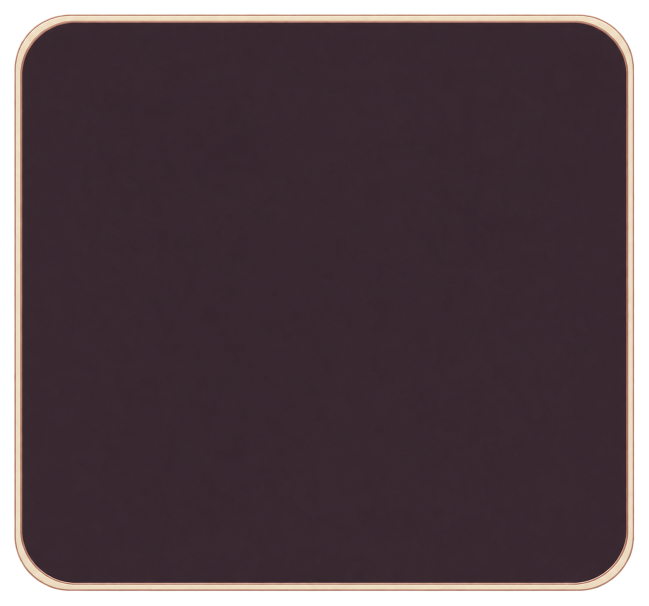
#> input picture experiments/game-105-ai-art/round-04-original-slots/originals/A.png, 1297 x 1212 px (shown at 1/2 size); its folder holds only this picture in this run
$ python analyze.py
#> lines starting #> are read from the running program, lines starting #| are printed output that depends on the picture
from pathlib import Path
from PIL import Image, ImageDraw
import numpy as np, json, hashlib, re
B=Path(__file__).resolve().parents[1]; ROOT=B.parents[2]
def dump(p,v):
 p.parent.mkdir(parents=True,exist_ok=True);p.write_text(json.dumps(v,ensure_ascii=False,indent=2)+'\n',encoding='utf-8')
def sha(p):return hashlib.sha256(p.read_bytes()).hexdigest().upper()
def analyze(p):
 im=Image.open(p); im.load(); a=np.asarray(im.convert('RGBA'));rgb=a[:,:,:3].astype(float);alpha=a[:,:,3];h,w=alpha.shape
#> in analyze, im is the input picture: PIL image 1297x1212 RGBA; mean R, G, B, A 59.3, 43.8, 49.2, 228.6
#> after `rgb = a[:, :, :3].astype(float)`:
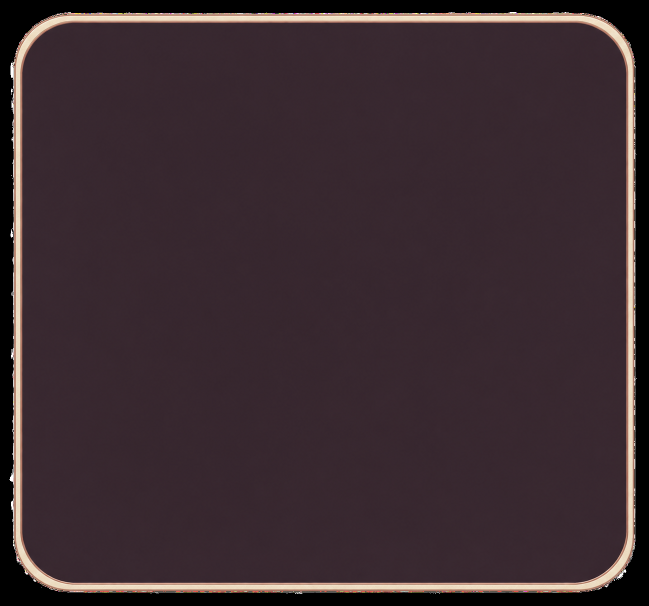
#> rgb: shape (1212, 1297, 3) float64 (shown at 1/2 size); mean R, G, B 59.3, 43.8, 49.2
#> after `h, w = alpha.shape`: h = 1212; w = 1297
 center=rgb[int(h*.25):int(h*.75),int(w*.25):int(w*.75)];lum=center@np.array([.2126,.7152,.0722]); edges=np.concatenate([alpha[0],alpha[-1],alpha[:,0],alpha[:,-1]])
#> after `center = rgb[int(h * 0.25):int(h * 0.75), int(w * 0.25):int(w * 0.75)]`:
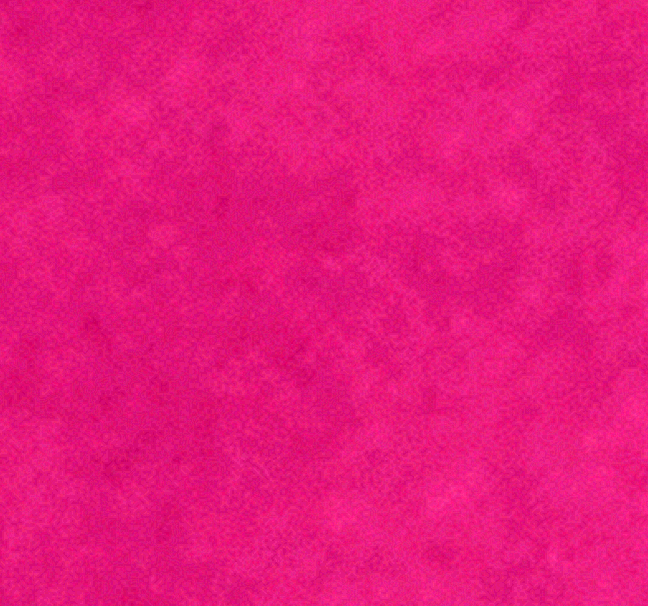
#> center: shape (606, 648, 3) float64; mean R, G, B 55.1, 38.9, 46.6; drawn with min black and max white
#> after `lum = center @ np.array([0.2126, 0.7152, 0.0722])`:
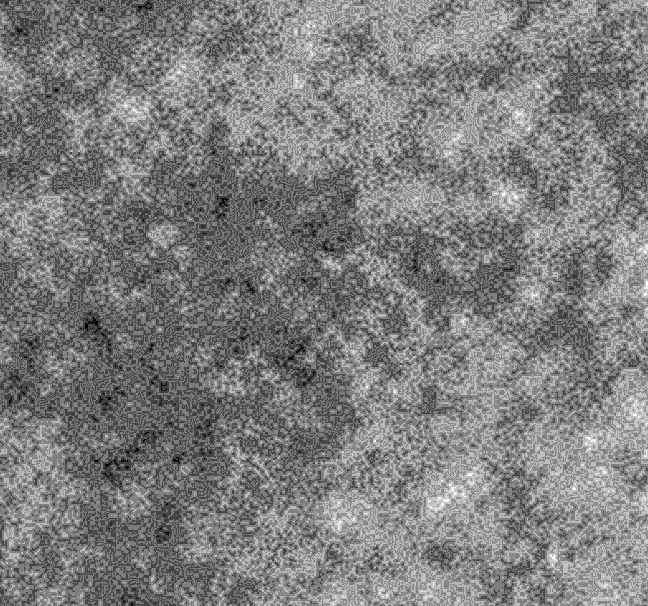
#> lum: shape (606, 648) float64; min 40.91, max 44.98, mean 42.9; drawn with min black and max white
#> after `edges = np.concatenate([alpha[0], alpha[-1], alpha[:, 0], alpha[:, -1]`: edges = 5018 values from 0 to 0
 return dict(path=str(p.relative_to(B)) if B in p.parents else str(p.relative_to(ROOT)),sha256=sha(p),size=[w,h],format=im.format,mode=im.mode,bytes=p.stat().st_size,iccProfile=bool(im.info.get('icc_profile')),trueAlpha=bool(alpha.min()==0 and alpha.max()==255),transparentFraction=float((alpha==0).mean()),perimeterTransparentFraction=float((edges==0).mean()),alphaRange=[int(alpha.min()),int(alpha.max())],centerLumaMean=float(lum.mean()),centerLumaStd=float(lum.std()),centerGradient=float((np.abs(np.diff(lum,axis=0)).mean()+np.abs(np.diff(lum,axis=1)).mean())/2),centralAlphaMin=int(alpha[int(h*.25):int(h*.75),int(w*.25):int(w*.75)].min()),aspectError=abs(w/h/(261/244)-1))
def nine(im,w,h,s=22):
 sw,sh=im.size;out=Image.new('RGBA',(w,h));sx=[0,s,sw-s,sw];sy=[0,s,sh-s,sh];dx=[0,s,w-s,w];dy=[0,s,h-s,h]
 for y in range(3):
  for x in range(3):out.paste(im.crop((sx[x],sy[y],sx[x+1],sy[y+1])).resize((dx[x+1]-dx[x],dy[y+1]-dy[y]),Image.Resampling.BILINEAR),(dx[x],dy[y]))
 return out
def structure(im):
 a=np.asarray(im).astype(float);mask=(a[:,:,3]>128)&(a[:,:,:3].mean(axis=2)>85);h,w=mask.shape
 a[:,:,:3]*=a[:,:,3:4]/255 # Ignore arbitrary RGB hidden behind transparency.
 # Bright rim contour measured along each axis. Straight profile may vary <=1px.
 profiles=[];innerProfiles=[]
 for m in [mask,mask[::-1],mask.T,mask.T[::-1]]:
  depths=np.array([np.where(m[:,x])[0][0] if m[:,x].any() else 999 for x in range(m.shape[1])]);median=float(np.median(depths[30:-30]));
  bad=np.where(np.abs(depths-median)>1)[0];left=[int(x) for x in bad if x<m.shape[1]//2];right=[int(m.shape[1]-1-x) for x in bad if x>=m.shape[1]//2]
  profiles.append(dict(straightDepth=median,curveOrEdgeIrregularityExtentLeft=max(left,default=-1)+1,curveOrEdgeIrregularityExtentRight=max(right,default=-1)+1,stretchBandDepthRange=float(np.ptp(depths[22:-22])),depths=depths.tolist()))
  inner=np.array([np.where(m[:m.shape[0]//2,x])[0][-1] if m[:m.shape[0]//2,x].any() else 999 for x in range(m.shape[1])]);med=float(np.median(inner[30:-30]));bad=np.where(np.abs(inner-med)>1)[0];le=[int(x) for x in bad if x<m.shape[1]//2];ri=[int(m.shape[1]-1-x) for x in bad if x>=m.shape[1]//2];innerProfiles.append(dict(straightDepth=med,extentLeft=max(le,default=-1)+1,extentRight=max(ri,default=-1)+1,depths=inner.tolist()))
 # Compare full edge cross-sections including RGB+alpha; max deviation is diagnostic not a binary aesthetic judgment.
 dev=[]
 for strip in [a[:22,22:-22],a[-22:,22:-22],a[22:-22,:22].transpose(1,0,2),a[22:-22,-22:].transpose(1,0,2)]:dev.append(float(np.max(np.std(strip,axis=1))))
 extent=max(max(p['curveOrEdgeIrregularityExtentLeft'],p['curveOrEdgeIrregularityExtentRight']) for p in profiles);innerExtent=max(max(p['extentLeft'],p['extentRight']) for p in innerProfiles)
 return dict(fixedSlice=22,contourMethod='first and last bright rim pixel in nearest half alpha>128 and meanRGB>85; deviation>1px from central median; detects outer and inner curves plus stray edge variation',crossSectionMethod='premultiplied RGB and alpha, maximum per-channel standard deviation along each stretch band; strict near-constant-section engineering gate, not aesthetic score',profiles=profiles,innerProfiles=innerProfiles,outerExtent=extent,innerExtent=innerExtent,maxCurveOrIrregularityExtent=max(extent,innerExtent),cornerContainmentPass=max(extent,innerExtent)<=22,edgeCrossSectionMaxChannelStd=dev,constantCrossSectionPass=max(dev)<=6,threshold={'cornerExtentMax':22,'edgeCrossSectionStdMax':6})
reports=[]
for k in 'ABCD':
 p=B/'originals'/f'{k}.png';raw=analyze(p);im=Image.open(p).convert('RGBA').resize((261,244),Image.Resampling.LANCZOS);im.save(B/'derived'/f'{k}.png',optimize=False)
#> after `raw = analyze(p)`: raw = 16 items
#> after `im = Image.open(p).convert('RGBA').resize((261, 244), Image.Resampling`:
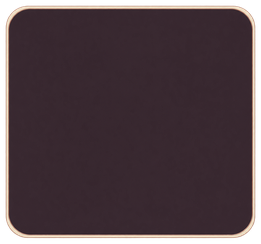
#> im: PIL image 261x244 RGBA; mean R, G, B, A 62.2, 44.8, 50, 228.7; transparent parts drawn white
 d=analyze(B/'derived'/f'{k}.png');s=structure(im)
#> in analyze (call 2), `rgb = a[:, :, :3].astype(float)`:
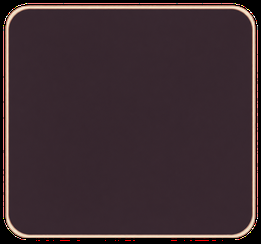
#> rgb: shape (244, 261, 3) float64; mean R, G, B 62.2, 44.8, 50
#> in analyze (call 2), `alpha = a[:, :, 3]`:
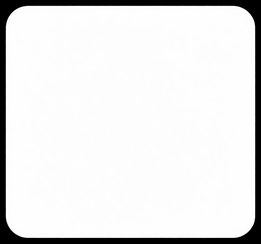
#> alpha: shape (244, 261); min 0, max 255, mean 228.7
#> in analyze (call 2), `lum = center @ np.array([0.2126, 0.7152, 0.0722])`:
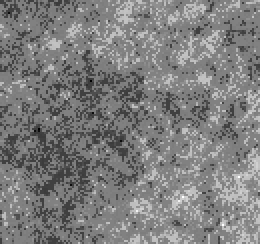
#> lum: shape (122, 130) float64 (shown 2 times larger); min 40.98, max 44.91, mean 42.9; drawn with min black and max white
#> in analyze (call 2), `edges = np.concatenate([alpha[0], alpha[-1], alpha[:, 0], alpha[:, -1]`: edges = 1010 values from 0 to 0
#> (the run stopped early here; a loop or call above may not have finished)
